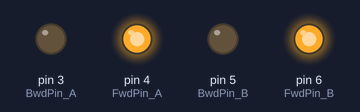
This sketch was run on a simulated Arduino Uno, built with avr-gcc and run on an emulated ATmega328P. Parts: output pins drawn as LEDs (lit = HIGH).

Above: at 0.05 s.
At 2.5 s:
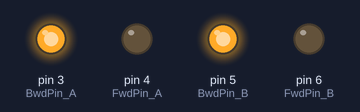
At 5.0 s:
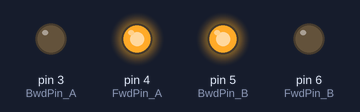
At 7.45 s:
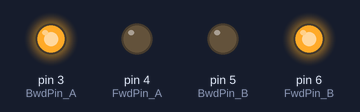
At 9.95 s:
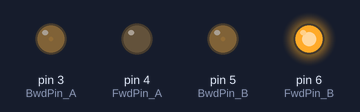
Timing chart, 0 to 13.0 s (numbered marks = the images above):
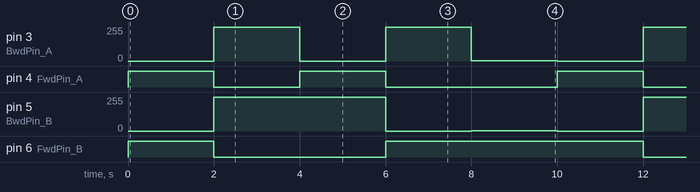

Measured:
- by itself, pin 3 (BwdPin_A): repeats every 10.0 s: 0/255 2.0 s, 255/255 2.0 s, 1/255 2.0 s, 0/255 2.0 s, 255/255 2.0 s
- by itself, pin 4 (FwdPin_A): repeats every 10.0 s: LOW 2.0 s, HIGH 2.0 s, LOW 4.0 s, HIGH 2.0 s
- by itself, pin 5 (BwdPin_B): repeats every 10.0 s: 0/255 2.0 s, 1/255 2.0 s, 0/255 2.0 s, 255/255 4.0 s
- by itself, pin 6 (FwdPin_B): repeats every 10.0 s: LOW 4.0 s, HIGH 6.0 s

The sketch:

mx1508v2.ino
```cpp
const int FwdPin_A = 4;
const int BwdPin_A = 3;
const int FwdPin_B = 6;
const int BwdPin_B = 5;

int MaxSpd = 255;               // Скорость, значение 0-255
int delayVal = 2000;

void setup()
{
  pinMode(FwdPin_A, OUTPUT);    // Устанавливаем FwdPin_A как выход
  pinMode(BwdPin_A, OUTPUT);    // Устанавливаем BwdPin_A как выход
  pinMode(FwdPin_B, OUTPUT);    // Устанавливаем FwdPin_B как выход
  pinMode(BwdPin_B, OUTPUT);    // Устанавливаем BwdPin_B как выход
}

void loop()
{
// Движение двигателями A и B вперед
    analogWrite(BwdPin_A, LOW);
    analogWrite(BwdPin_B, LOW);
    analogWrite(FwdPin_A, MaxSpd);
    analogWrite(FwdPin_B, MaxSpd);
    delay(delayVal);
    analogWrite(FwdPin_A, LOW);
    analogWrite(FwdPin_B, LOW);
// Движение двигателями A и B назад
    analogWrite(BwdPin_A, MaxSpd);
    analogWrite(BwdPin_B, MaxSpd);
    analogWrite(FwdPin_A, LOW);
    analogWrite(FwdPin_B, LOW);
    delay(delayVal);
    analogWrite(BwdPin_A, LOW);
    analogWrite(BwdPin_B, LOW);
// Двигатель A вперед, B назад
    analogWrite(BwdPin_A, LOW);
    analogWrite(BwdPin_B, MaxSpd);
    analogWrite(FwdPin_A, MaxSpd);
    analogWrite(FwdPin_B, LOW);
    delay(delayVal);
    analogWrite(BwdPin_A, LOW);
    analogWrite(BwdPin_B, LOW);
    analogWrite(FwdPin_A, LOW);
    analogWrite(FwdPin_A, LOW);
// Двигатель A назад, B вперед
    analogWrite(BwdPin_A, MaxSpd);
    analogWrite(BwdPin_B, LOW);
    analogWrite(FwdPin_A, LOW);
    analogWrite(FwdPin_B, MaxSpd);
    delay(delayVal);
    analogWrite(BwdPin_A, LOW);
    analogWrite(BwdPin_B, LOW);
    analogWrite(FwdPin_A, LOW);
    analogWrite(FwdPin_A, LOW);
// Двигатели A и B холостой ход
    analogWrite(BwdPin_A, HIGH);
    analogWrite(BwdPin_B, HIGH);
    analogWrite(FwdPin_A, HIGH);
    analogWrite(FwdPin_A, HIGH);
    delay(delayVal);
}
```
